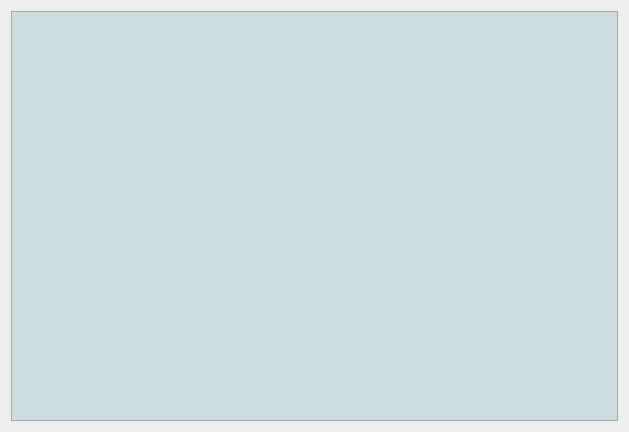
<?xml version="1.0" encoding="UTF-8"?>
<ui version="4.0">
 <class>CGraphDialog</class>
 <widget class="QDialog" name="CGraphDialog">
  <property name="geometry">
   <rect>
    <x>0</x>
    <y>0</y>
    <width>629</width>
    <height>432</height>
   </rect>
  </property>
  <property name="windowTitle">
   <string>Dialog</string>
  </property>
  <layout class="QHBoxLayout" name="horizontalLayout">
   <item>
    <widget class="QFrame" name="frame">
     <property name="styleSheet">
      <string notr="true">background-color: rgb(207, 220, 224);</string>
     </property>
     <property name="frameShape">
      <enum>QFrame::StyledPanel</enum>
     </property>
     <property name="frameShadow">
      <enum>QFrame::Raised</enum>
     </property>
     <layout class="QHBoxLayout" name="horizontalLayout_2">
      <item>
       <widget class="QCustomPlot" name="widget_Graph" native="true"/>
      </item>
     </layout>
    </widget>
   </item>
  </layout>
 </widget>
 <customwidgets>
  <customwidget>
   <class>QCustomPlot</class>
   <extends>QWidget</extends>
   <header>qcustomplot.h</header>
   <container>1</container>
  </customwidget>
 </customwidgets>
 <resources/>
 <connections/>
</ui>
